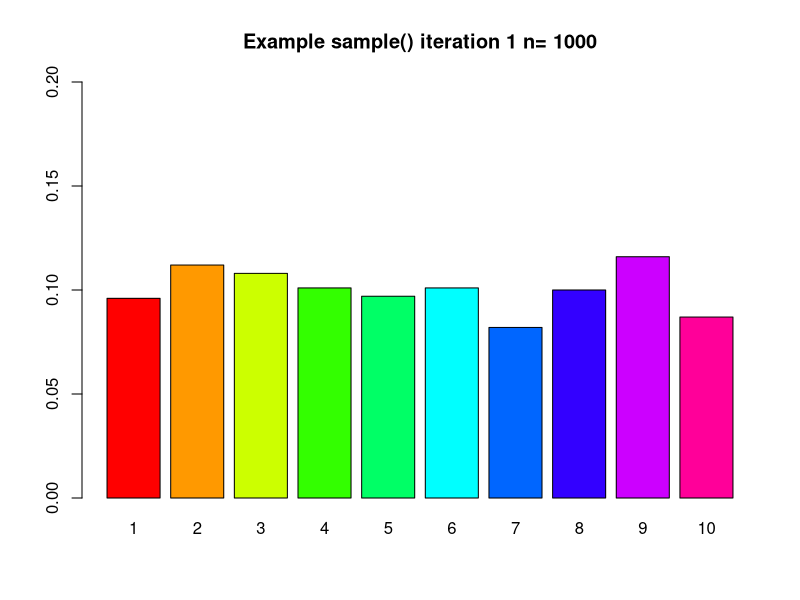
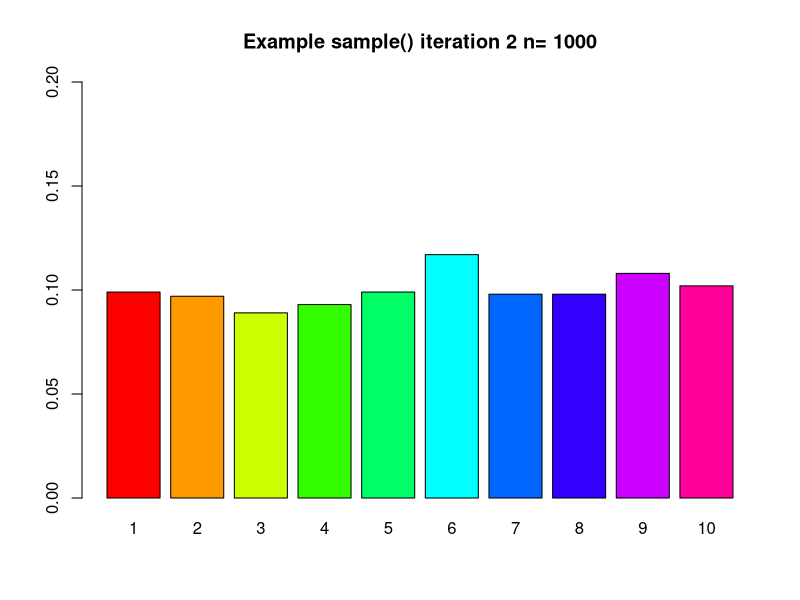
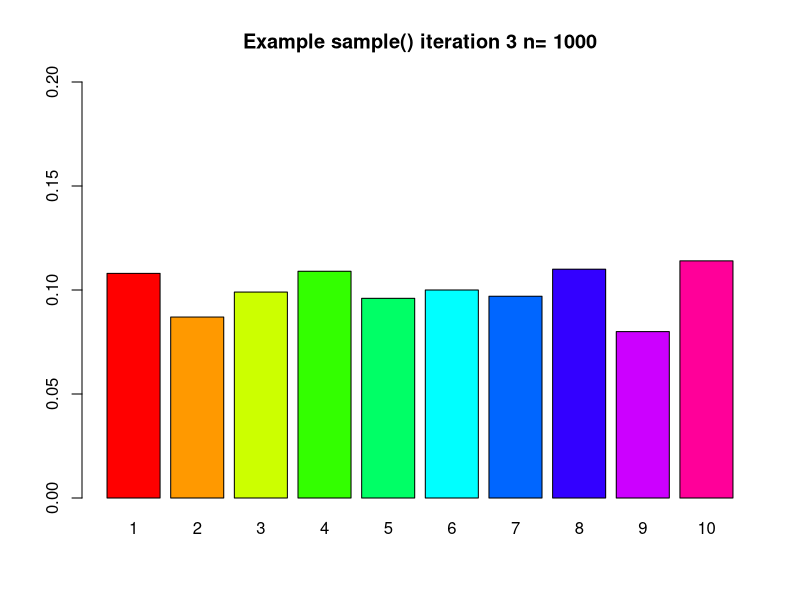
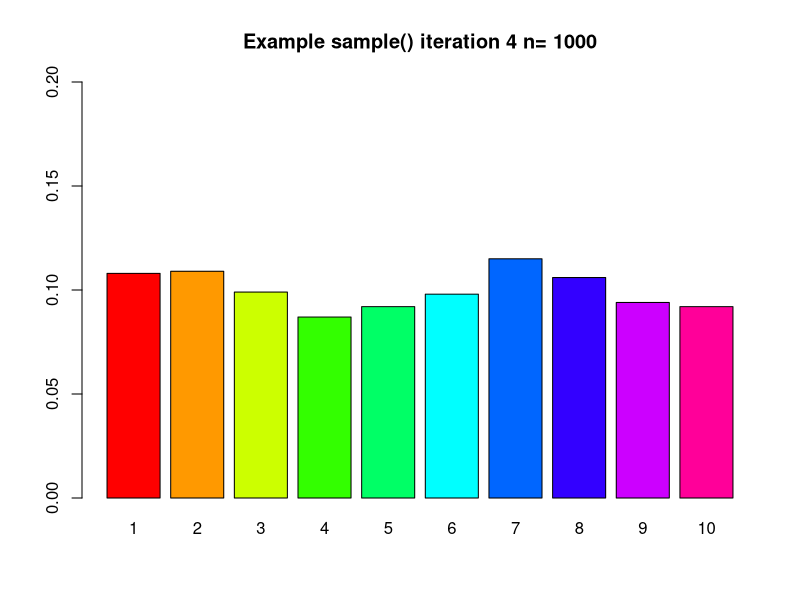
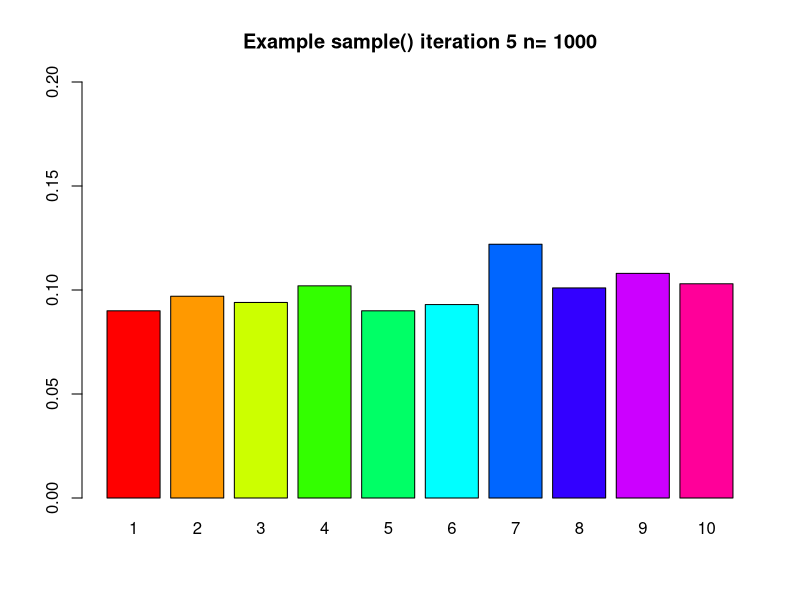
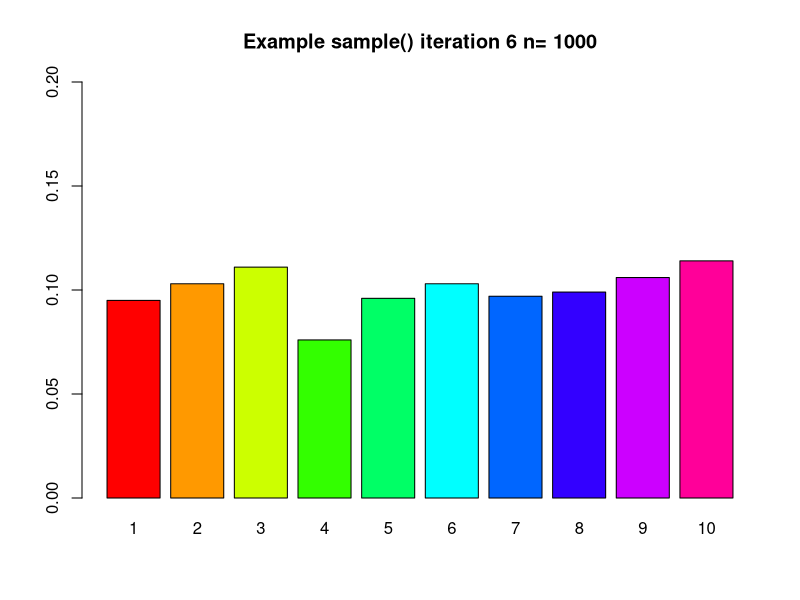
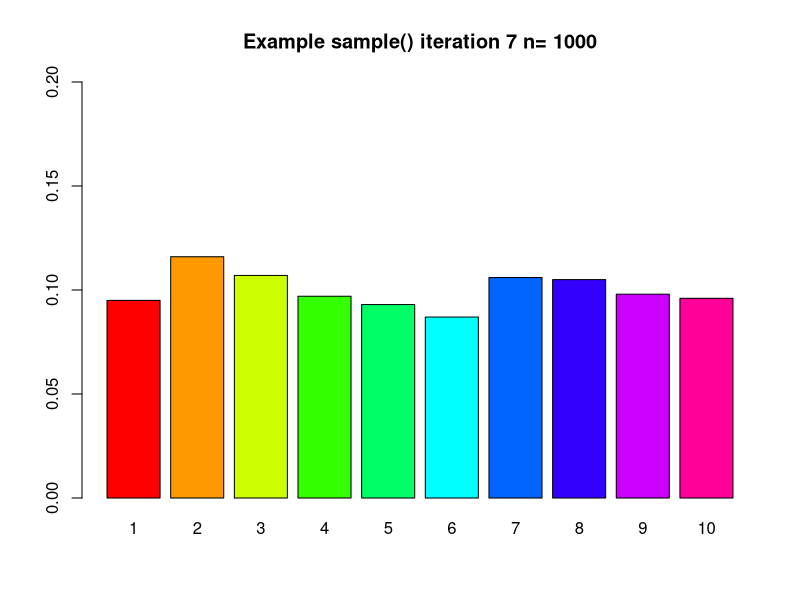
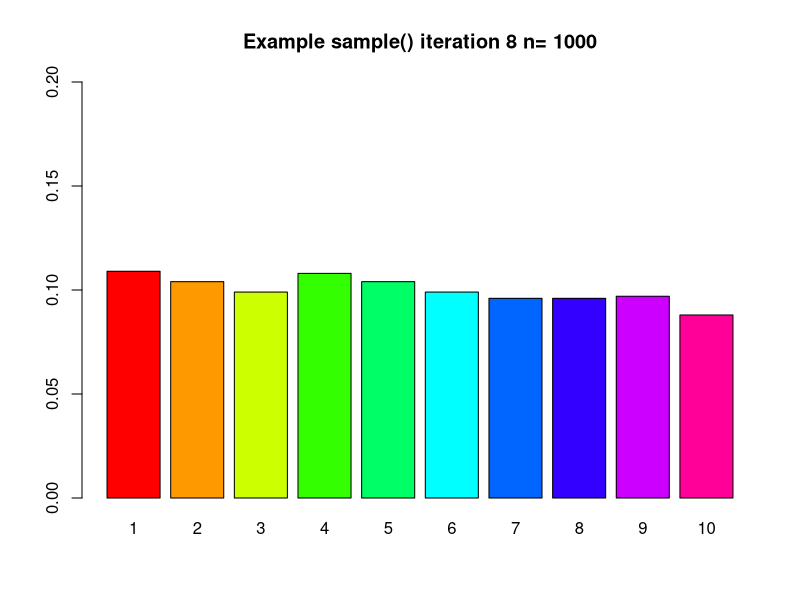

Generate these figures, in order, with R:
mysample=function(n, iter=10,time=0.5){
  for( i in 1:iter){
    #make a sample
    s=sample(1:10,n,replace=TRUE)
    # turn the sample into a factor
    sf=factor(s,levels=1:10)
    #make a barplot
    barplot(table(sf)/n,beside=TRUE,col=rainbow(10),
            main=paste("Example sample()", " iteration ", i, " n= ", n,sep="") ,
            ylim=c(0,0.2)
    )

    #release the table
    Sys.sleep(time)
  }
}

mysample(n = 1000, iter = 30, time = 1)
